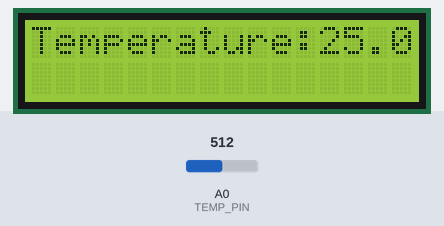
A sketch run on a simulated Arduino Uno, built with avr-gcc and run on an emulated ATmega328P. Parts: 16×2 character LCD. Inputs (shaded band) come from the test bench; at power-on: A0 (TEMP_PIN) = 512.

Above: at 1.2 s.
1.3 s: A0 (TEMP_PIN) set to 716
At 2.9 s:
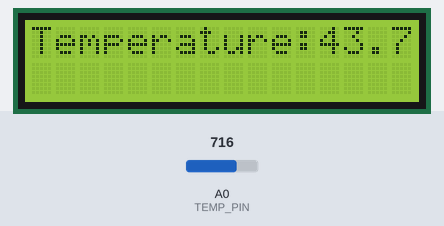
3.5 s: A0 (TEMP_PIN) set to 900
At 4.9 s:
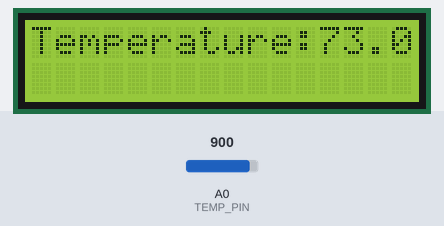
5.6 s: A0 (TEMP_PIN) set to 1023
At 7.0 s:
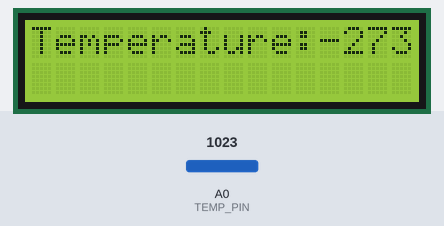
Timing chart, 0 to 8.6 s (numbered marks = the images above; inputs shaded):
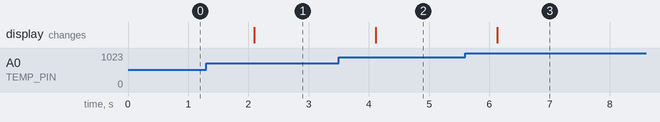

Measured:
- after the input at 1.3 s, the display: changes after 0.80 s (image 1)
- after the input at 3.5 s, the display: changes after 0.61 s (image 2)
- after the input at 5.6 s, the display: changes after 0.53 s (image 3)

The sketch:

temperature_display.ino
```cpp
#include <Wire.h>
#include <LiquidCrystal_PCF8574.h> // Library required by the specs
// Config of temperature resistor
const int TEMP_PIN = A0;
const int B = 4275;
const float R0 = 100000.0;
// Init of LCD display with I2C address
// Note: standard address sfor PCF8574 modules is 0x27 (otherwise 0x3F)
LiquidCrystal_PCF8574 lcd(0x27);
void setup() {
  // Init of LCD defining the number of rows and colums (our case : 16x2)
  lcd.begin(16, 2);
  lcd.home();
  lcd.clear();
  lcd.setBacklight(255); // turns on backlighting
  lcd.print("Temperature:");
}
void loop() {
  // 1. Reads the temperature and proceeds to analog conversion
  int sensorValue = analogRead(TEMP_PIN);
  float R = 1023.0 / sensorValue - 1.0;
  R = R0 * R;
  float temperature = 1.0 / (log(R / R0) / B + 1 / 298.15) - 273.15;
  // 2. Updates LCD display
  lcd.print(temperature);
  lcd.setCursor(12, 0);
  // 3. waits 10 minutes before next temperature reading
  delay(1000);
}
```
